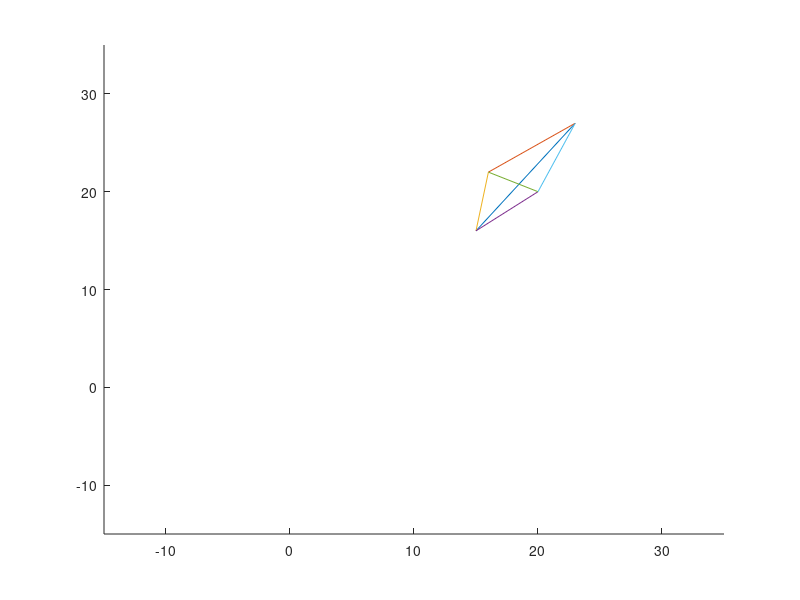

The MATLAB script that drew this image:
m = [5 4];
n = [-3 -7];
k = [4, -2];
t = [0 0];

c = [10 10];


figure;
hold on;

m = m - c;
n = n - c;
k = k- c;
t = t - c;
 
for i = 0:1:180
      clf;
  alph = i * pi / 180;
  Ralph = [[cos(alph) (-sin(alph))]; [sin(alph) cos(alph)]];
  xlim([-15 35]);
  ylim([-15 35]);
  
  
  m1 = Ralph*(m');
  n1 = Ralph*(n');
  k1 = Ralph*(k');
  t1 = Ralph*(t');
   
  hold on;
   m1 = m1' + c;
   n1 = n1' + c;
   k1 = k1' + c;
   t1 = t1' + c;
   pause(0.01);
   plot([m1(1) n1(1)], [m1(2) n1(2)]);
   plot([k1(1) n1(1)], [k1(2) n1(2)]);
   plot([m1(1) k1(1)], [m1(2) k1(2)]);
   plot([m1(1) t1(1)], [m1(2) t1(2)]);
   plot([k1(1) t1(1)], [k1(2) t1(2)]);
   plot([n1(1) t1(1)], [n1(2) t1(2)]);
   
   pause(0.01);


   
    
end;
